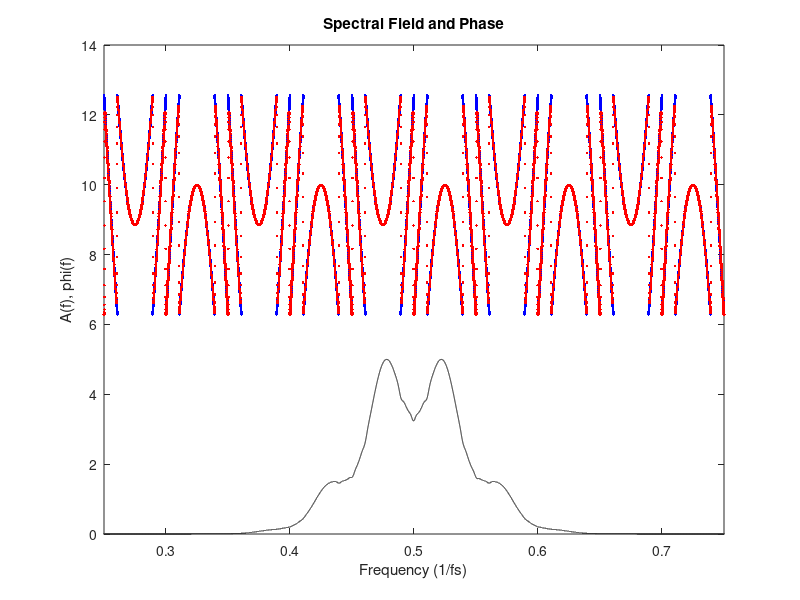
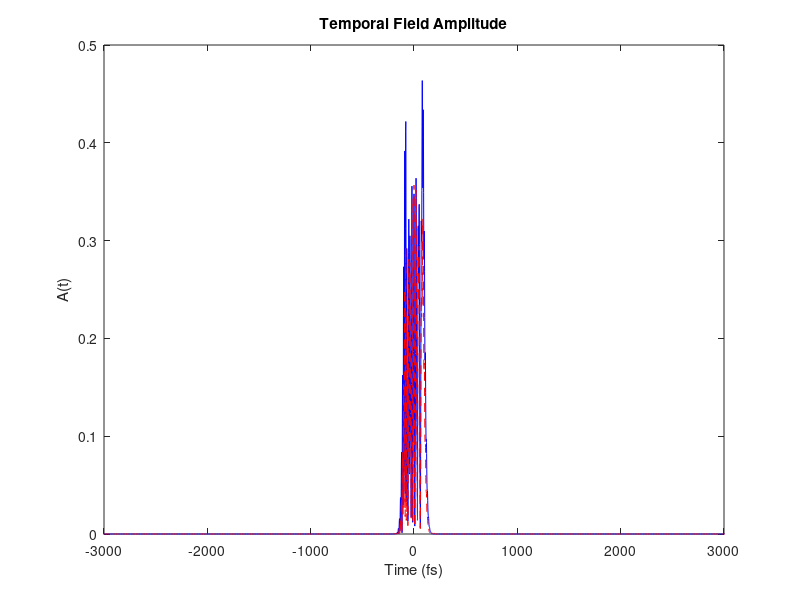

Source code (MATLAB) for these figures, in order:
clear; clc
%% parameter definition
N = 2^16; % sampling points
df = 1e-5; % frequency step
f0 = 0.5; % central frequency

% laser pulse
bw = 0.1; % bandwidth (FWHM of spectral amplitude)
f = f0 + df*(-N/2 : N/2-1).';
Af = exp(-4*log(2)*(f-f0).^2/bw^2);
Af = Af/sum(Af(:).^2); % normalize to unit intensity
phi = zeros(size(Af));

% SLM
phaseRange = 2*pi;
nPhaseSteps = 2^12;
phaseResolution = phaseRange/nPhaseSteps;

slmRange = 5*bw;
nPixels = 640;
pixelSize = slmRange/nPixels;
gapSize = 1e-3 * pixelSize;
pixelBorder = 1e-1*pixelSize;
slmRegion = abs(f-f0) < nPixels/2*pixelSize;
laserSpotSize = 5*pixelSize;
% desired modulation phase
modFun = @(x, x0) 10*sin(2*pi*(x-x0) * 10);

pixelized = true;
separatedPixels = false;
smoothPixels = true;

%% pixelization
round2step = @(x, x0, step) round((x-x0)/step)*step + x0;
% discretize the frequency over the SLM pixels
if pixelized
  fd = round2step(f, f0, pixelSize);
else
  fd = f;
end

%% phase modulation: ideal case (for comparison)
phiMod_id = phi + modFun(f, f0); % ideal case 
% phase wrapping
phiMod_id = mod(phiMod_id,phaseRange);

%% phase modulation: more realistic case
phiMod = round2step(phi + modFun(fd, f0), 0, phaseResolution);
% phase wrapping
phiMod = mod(phiMod,phaseRange);

%% smoothing SLM pixels (takes into account soft pixel boundary)
if pixelized && smoothPixels
  % do a simple convolution with Gaussian kernel
  kern = exp(-4*log(2)*(f-f0).^2/pixelBorder^2); kern = kern / sum(kern(:));
  phiMod = fftshift(ifft(fft(ifftshift(phiMod)) .* fft(ifftshift(kern))));
end
%% removing modulation from gap regions, where SLM is transparent
if separatedPixels
  gapLocalizer = @(x,x0,step,gapsize) abs(mod(x-x0,step)-step/2)<gapsize/2;
  gapRegion = gapLocalizer(f, f0, pixelSize, gapSize);
  phiMod(gapRegion) = phi(gapRegion); % restore original phase
end
%% calculating transmitted field
Ef_id = Af .*exp(1i*phiMod_id); % ideal modulator
Ef2 = Af .*exp(1i*phiMod);

%% considering finite laser spot size
if laserSpotSize > eps % finite spot size
  focus = exp(-4*log(2)*(f-f0).^2/laserSpotSize^2);
  focus = focus / sum(focus(:));
%   Ef2 = fftshift(ifft(fft(ifftshift(Ef2)) .* fft(ifftshift(focus))));
  Ef2 = Af .* fftshift(ifft(fft(ifftshift(exp(1i*phiMod))) .* fft(ifftshift(focus))));
end

%% clipping range outside the SLM
phiMod_id(~slmRegion)=0;
phiMod(~slmRegion)=0;
Ef2(~slmRegion)=0;

% calculating time domain
t = (-N/2:N/2-1).' /df/N;
Et1 = fftshift(fft(ifftshift(Ef_id)));
Et2 = fftshift(fft(ifftshift(Ef2)));

%% plotting
figure(1)
plot(f,phiMod_id+2*pi,'b.',f,phiMod+2*pi,'r.',f,abs(Ef2)/max(abs(Ef2))*5,'k');
xlim([-slmRange/2 slmRange/2]+f0)
ylim([0 14])
xlabel('Frequency (1/fs)')
ylabel('A(f), phi(f)')
title('Spectral Field and Phase')
figure(2)
plot(t,abs(Et1),'b-',t,abs(Et2),'r--')
xlim([-3000, 3000])
title('Temporal Field Amplitude');
xlabel('Time (fs)')
ylabel('A(t)')